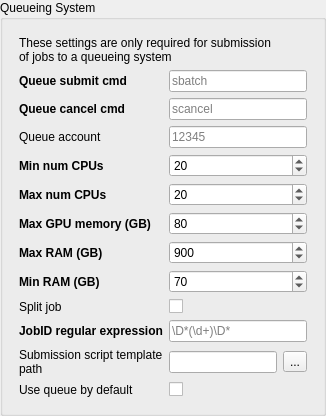
               <widget class="QGroupBox" name="groupBox">
                <property name="sizePolicy">
                 <sizepolicy hsizetype="Expanding" vsizetype="Expanding">
                  <horstretch>0</horstretch>
                  <verstretch>0</verstretch>
                 </sizepolicy>
                </property>
                <property name="title">
                 <string>Queueing System</string>
                </property>
                <layout class="QHBoxLayout" name="horizontalLayout_4">
                 <item>
                  <layout class="QVBoxLayout" name="verticalLayout_2" stretch="0,0">
                   <property name="spacing">
                    <number>-1</number>
                   </property>
                   <property name="leftMargin">
                    <number>5</number>
                   </property>
                   <property name="topMargin">
                    <number>5</number>
                   </property>
                   <property name="rightMargin">
                    <number>5</number>
                   </property>
                   <property name="bottomMargin">
                    <number>5</number>
                   </property>
                   <item>
                    <widget class="QLabel" name="label_16">
                     <property name="sizePolicy">
                      <sizepolicy hsizetype="Fixed" vsizetype="Fixed">
                       <horstretch>0</horstretch>
                       <verstretch>0</verstretch>
                      </sizepolicy>
                     </property>
                     <property name="text">
                      <string>These settings are only required for submission of jobs to a queueing system</string>
                     </property>
                     <property name="wordWrap">
                      <bool>true</bool>
                     </property>
                    </widget>
                   </item>
                   <item>
                    <layout class="QGridLayout" name="gridLayout_2">
                     <item row="9" column="1">
                      <widget class="QLineEdit" name="lei_settings_queue_jobid_regex">
                       <property name="toolTip">
                        <string>Regular expression to extract Job ID from batch submission command (see Documentation). Might not work with all queueing systems.</string>
                       </property>
                       <property name="statusTip">
                        <string>Regular expression to extract Job ID from batch submission command (see Documentation). Might not work with all queueing systems.</string>
                       </property>
                       <property name="placeholderText">
                        <string>\D*(\d+)\D*</string>
                       </property>
                      </widget>
                     </item>
                     <item row="7" column="1">
                      <widget class="QSpinBox" name="sbo_settings_min_ram">
                       <property name="toolTip">
                        <string>Minimum RAM to reserve. When reserved RAM is too little some MSAs can cause out-of-memory error.</string>
                       </property>
                       <property name="statusTip">
                        <string>Minimum RAM to reserve. When reserved RAM is too little (&lt; 50 GB) some MSAs can cause out-of-memory error.</string>
                       </property>
                       <property name="maximum">
                        <number>9999</number>
                       </property>
                       <property name="value">
                        <number>70</number>
                       </property>
                      </widget>
                     </item>
                     <item row="5" column="0">
                      <widget class="QLabel" name="label_7">
                       <property name="font">
                        <font>
                         <weight>75</weight>
                         <bold>true</bold>
                        </font>
                       </property>
                       <property name="toolTip">
                        <string>Maximum GPU memory available in the cluster.</string>
                       </property>
                       <property name="statusTip">
                        <string>Maximum GPU memory available in the cluster.</string>
                       </property>
                       <property name="text">
                        <string>Max GPU memory (GB)</string>
                       </property>
                      </widget>
                     </item>
                     <item row="11" column="0">
                      <widget class="QLabel" name="label">
                       <property name="toolTip">
                        <string>Activate Queue checkbox on Input Page by default.</string>
                       </property>
                       <property name="statusTip">
                        <string>Activate Queue checkbox on Input Page by default.</string>
                       </property>
                       <property name="text">
                        <string>Use queue by default</string>
                       </property>
                      </widget>
                     </item>
                     <item row="5" column="1">
                      <widget class="QSpinBox" name="sbo_settings_max_gpu_mem">
                       <property name="toolTip">
                        <string>Maximum GPU memory available in the cluster. </string>
                       </property>
                       <property name="statusTip">
                        <string>Maximum GPU memory available in the cluster.</string>
                       </property>
                       <property name="maximum">
                        <number>9999</number>
                       </property>
                       <property name="value">
                        <number>80</number>
                       </property>
                      </widget>
                     </item>
                     <item row="6" column="1">
                      <widget class="QSpinBox" name="sbo_settings_max_ram">
                       <property name="toolTip">
                        <string>Maximum RAM available in the cluster. Only relevant for unified memory or CPU jobs.</string>
                       </property>
                       <property name="statusTip">
                        <string>Maximum RAM available in the cluster. Only relevant for unified memory or CPU jobs.</string>
                       </property>
                       <property name="maximum">
                        <number>9999</number>
                       </property>
                       <property name="value">
                        <number>900</number>
                       </property>
                      </widget>
                     </item>
                     <item row="7" column="0">
                      <widget class="QLabel" name="label_3">
                       <property name="font">
                        <font>
                         <weight>75</weight>
                         <bold>true</bold>
                        </font>
                       </property>
                       <property name="toolTip">
                        <string>Minimum RAM to reserve. Some MSA might need up to 60 GB.</string>
                       </property>
                       <property name="statusTip">
                        <string>Minimum RAM to reserve. Some MSA might need up to 60 GB.</string>
                       </property>
                       <property name="text">
                        <string>Min RAM (GB)</string>
                       </property>
                      </widget>
                     </item>
                     <item row="0" column="1">
                      <widget class="QLineEdit" name="lei_settings_queue_submit">
                       <property name="toolTip">
                        <string>Command to submit batch jobs. (SLURM: sbatch; IBM LSF: bsub &lt;; UGE/SGE: qsub). </string>
                       </property>
                       <property name="statusTip">
                        <string>Command to submit batch jobs. (SLURM: sbatch; IBM LSF: bsub &lt;; UGE/SGE: qsub). </string>
                       </property>
                       <property name="placeholderText">
                        <string>sbatch</string>
                       </property>
                      </widget>
                     </item>
                     <item row="10" column="0">
                      <widget class="QLabel" name="label_15">
                       <property name="toolTip">
                        <string>&lt;html&gt;&lt;head/&gt;&lt;body&gt;&lt;p&gt;Define a custom path for the queue submission template here or place the template into the installation directory guifold/templates/ with the filename submission_script.j2&lt;/p&gt;&lt;/body&gt;&lt;/html&gt;</string>
                       </property>
                       <property name="text">
                        <string>Submission script template path</string>
                       </property>
                       <property name="wordWrap">
                        <bool>true</bool>
                       </property>
                      </widget>
                     </item>
                     <item row="8" column="0">
                      <widget class="QLabel" name="label_31">
                       <property name="toolTip">
                        <string>Split job into CPU and GPU submissions.</string>
                       </property>
                       <property name="statusTip">
                        <string>Split job into CPU and GPU submissions.</string>
                       </property>
                       <property name="text">
                        <string>Split job</string>
                       </property>
                      </widget>
                     </item>
                     <item row="1" column="0">
                      <widget class="QLabel" name="label_5">
                       <property name="font">
                        <font>
                         <weight>75</weight>
                         <bold>true</bold>
                        </font>
                       </property>
                       <property name="text">
                        <string>Queue cancel cmd</string>
                       </property>
                      </widget>
                     </item>
                     <item row="2" column="1">
                      <widget class="QLineEdit" name="lei_settings_queue_account">
                       <property name="toolTip">
                        <string>When a cluster specific account per user is required.</string>
                       </property>
                       <property name="statusTip">
                        <string>When a cluster specific account per user is required.</string>
                       </property>
                       <property name="placeholderText">
                        <string>12345</string>
                       </property>
                      </widget>
                     </item>
                     <item row="2" column="0">
                      <widget class="QLabel" name="label_27">
                       <property name="text">
                        <string>Queue account</string>
                       </property>
                      </widget>
                     </item>
                     <item row="3" column="0">
                      <widget class="QLabel" name="label_32">
                       <property name="font">
                        <font>
                         <weight>75</weight>
                         <bold>true</bold>
                        </font>
                       </property>
                       <property name="toolTip">
                        <string>&lt;html&gt;&lt;head/&gt;&lt;body&gt;&lt;p&gt;Number of CPUs is relevant for MSA generation. Some pipelines will only use up to the defined minimum number of CPUs to avoid I/O bottlenecks. &lt;/p&gt;&lt;/body&gt;&lt;/html&gt;</string>
                       </property>
                       <property name="statusTip">
                        <string>Number of CPUs is relevant for MSA generation. </string>
                       </property>
                       <property name="text">
                        <string>Min num CPUs</string>
                       </property>
                      </widget>
                     </item>
                     <item row="0" column="0">
                      <widget class="QLabel" name="label_4">
                       <property name="font">
                        <font>
                         <weight>75</weight>
                         <bold>true</bold>
                        </font>
                       </property>
                       <property name="text">
                        <string>Queue submit cmd</string>
                       </property>
                      </widget>
                     </item>
                     <item row="4" column="0">
                      <widget class="QLabel" name="label_33">
                       <property name="font">
                        <font>
                         <weight>75</weight>
                         <bold>true</bold>
                        </font>
                       </property>
                       <property name="toolTip">
                        <string>&lt;html&gt;&lt;head/&gt;&lt;body&gt;&lt;p&gt;Number of CPUs is relevant for MSA generation. &lt;/p&gt;&lt;/body&gt;&lt;/html&gt;</string>
                       </property>
                       <property name="statusTip">
                        <string>Number of CPUs is relevant for MSA generation. </string>
                       </property>
                       <property name="text">
                        <string>Max num CPUs</string>
                       </property>
                      </widget>
                     </item>
                     <item row="4" column="1">
                      <widget class="QSpinBox" name="sbo_settings_max_cpus">
                       <property name="toolTip">
                        <string>Number of CPUs is relevant for MSA generation. </string>
                       </property>
                       <property name="statusTip">
                        <string>Number of CPUs is relevant for MSA generation. </string>
                       </property>
                       <property name="maximum">
                        <number>9999</number>
                       </property>
                       <property name="value">
                        <number>20</number>
                       </property>
                      </widget>
                     </item>
                     <item row="1" column="1">
                      <widget class="QLineEdit" name="lei_settings_queue_cancel">
                       <property name="toolTip">
                        <string>Command to cancel batch jobs. (SLURM: scancel; LSF: bkill &lt;; UGE/SGE: qdel). </string>
                       </property>
                       <property name="statusTip">
                        <string>Command to cancel batch jobs. (SLURM: scancel; LSF: bkill &lt;; UGE/SGE: qdel). </string>
                       </property>
                       <property name="placeholderText">
                        <string>scancel</string>
                       </property>
                      </widget>
                     </item>
                     <item row="11" column="1">
                      <widget class="QCheckBox" name="chk_settings_queue_default">
                       <property name="toolTip">
                        <string>Activate Queue checkbox on Input Page by default.</string>
                       </property>
                       <property name="statusTip">
                        <string>Activate Queue checkbox on Input Page by default.</string>
                       </property>
                       <property name="text">
                        <string/>
                       </property>
                      </widget>
                     </item>
                     <item row="8" column="1">
                      <widget class="QCheckBox" name="chk_settings_split_job">
                       <property name="toolTip">
                        <string>Split job into CPU and GPU submissions. Requires Job ID Regular Expression to be defined. Only tested on SLURM.</string>
                       </property>
                       <property name="statusTip">
                        <string>Split job into CPU and GPU submissions. Requires JobID Regular Expression to be defined. Only tested on SLURM.</string>
                       </property>
                       <property name="text">
                        <string/>
                       </property>
                      </widget>
                     </item>
                     <item row="6" column="0">
                      <widget class="QLabel" name="label_6">
                       <property name="font">
                        <font>
                         <weight>75</weight>
                         <bold>true</bold>
                        </font>
                       </property>
                       <property name="toolTip">
                        <string>Maximum RAM available in the cluster. Only relevant for unified memory or CPU jobs.</string>
                       </property>
                       <property name="statusTip">
                        <string>Maximum RAM available in the cluster. Only relevant for unified memory or CPU jobs.</string>
                       </property>
                       <property name="text">
                        <string>Max RAM (GB)</string>
                       </property>
                      </widget>
                     </item>
                     <item row="3" column="1">
                      <widget class="QSpinBox" name="sbo_settings_min_cpus">
                       <property name="toolTip">
                        <string>Number of CPUs is relevant for MSA generation. </string>
                       </property>
                       <property name="statusTip">
                        <string>Number of CPUs is relevant for MSA generation. </string>
                       </property>
                       <property name="maximum">
                        <number>9999</number>
                       </property>
                       <property name="value">
                        <number>20</number>
                       </property>
                      </widget>
                     </item>
                     <item row="9" column="0">
                      <widget class="QLabel" name="label_28">
                       <property name="font">
                        <font>
                         <weight>75</weight>
                         <bold>true</bold>
                        </font>
                       </property>
                       <property name="toolTip">
                        <string>Python regex to extract JobID from output of queue submit command. Example regex is for SLURM sbatch.</string>
                       </property>
                       <property name="text">
                        <string>JobID regular expression</string>
                       </property>
                      </widget>
                     </item>
                     <item row="10" column="1">
                      <layout class="QHBoxLayout" name="horizontalLayout">
                       <item>
                        <widget class="QLineEdit" name="lei_settings_submission_script_template_path">
                         <property name="toolTip">
                          <string>Regular expression to extract Job ID from batch submission command (see Documentation). Might not work with all queueing systems.</string>
                         </property>
                         <property name="statusTip">
                          <string>Regular expression to extract Job ID from batch submission command (see Documentation). Might not work with all queueing systems.</string>
                         </property>
                        </widget>
                       </item>
                       <item>
                        <widget class="QToolButton" name="btn_settings_submission_script_template_path">
                         <property name="text">
                          <string>...</string>
                         </property>
                        </widget>
                       </item>
                      </layout>
                     </item>
                    </layout>
                   </item>
                  </layout>
                 </item>
                </layout>
               </widget>
